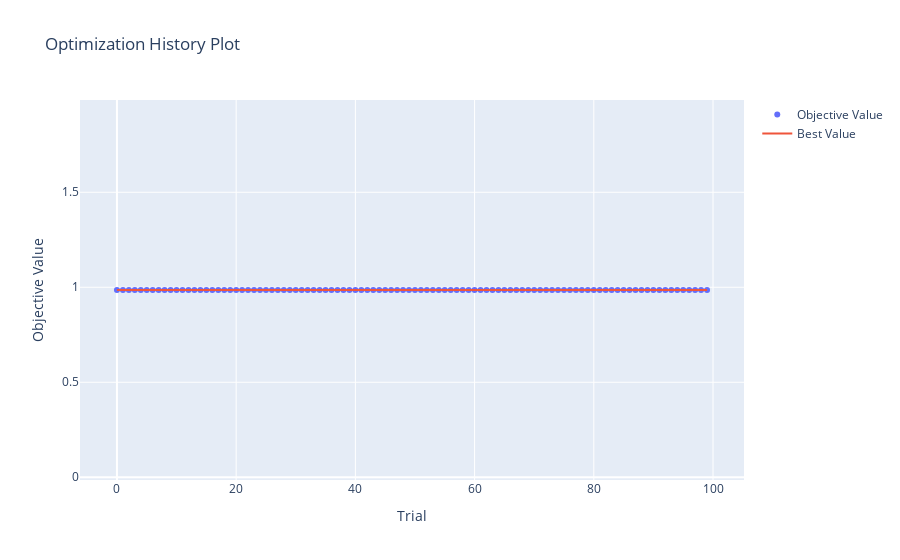
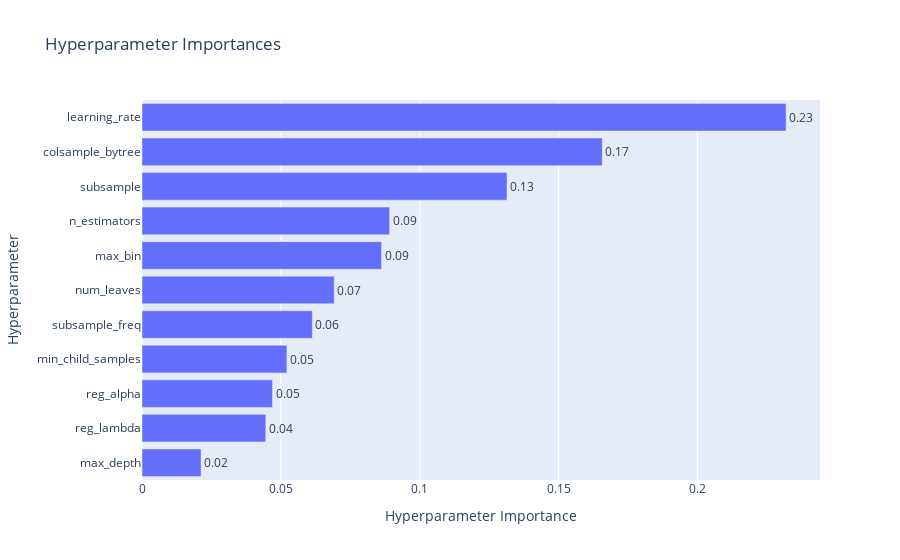
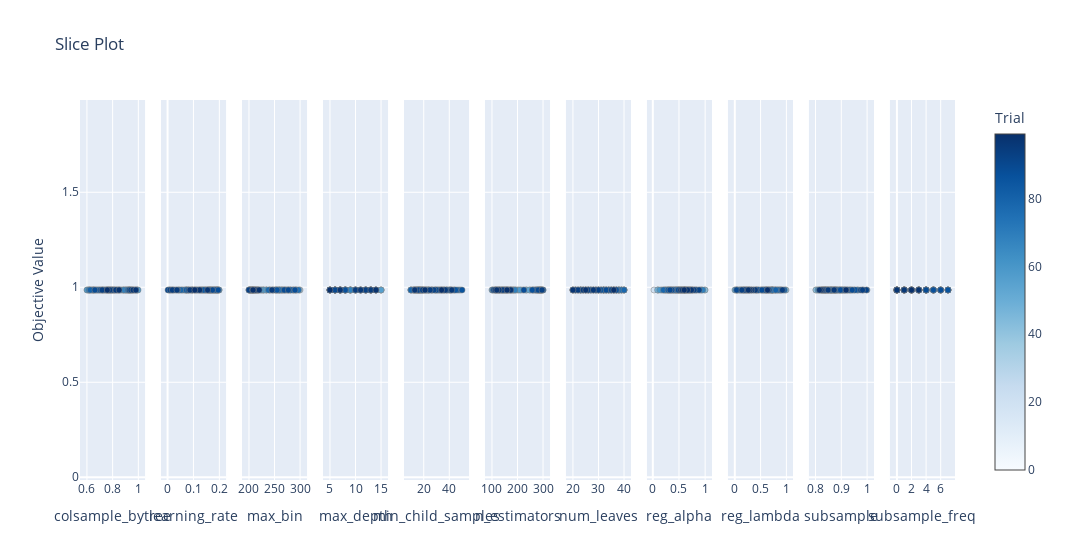

Here is the notebook cell these charts were saved with, in order:
### Code cell
import lightgbm as lgb

gkf = GroupKFold(n_splits=7)  # Since there are 7 players

# Define the objective function for Optuna
def objective(trial):
    # Hyperparameters to tune
    param = {
        'n_estimators': trial.suggest_int('n_estimators', 100, 300),
        'learning_rate': trial.suggest_float('learning_rate', 0.001, 0.2),
        'max_depth': trial.suggest_int('max_depth', 5, 15),
        'num_leaves': trial.suggest_int('num_leaves', 20, 40),
        'min_child_samples': trial.suggest_int('min_child_samples', 10, 50),
        'subsample': trial.suggest_float('subsample', 0.8, 1.0),
        'subsample_freq': trial.suggest_int('subsample_freq', 0, 7),
        'colsample_bytree': trial.suggest_float('colsample_bytree', 0.6, 1.0),
        'reg_alpha': trial.suggest_float('reg_alpha', 0.0, 1.0),
        'reg_lambda': trial.suggest_float('reg_lambda', 0.0, 1.0),
        'max_bin': trial.suggest_int('max_bin', 200, 300),
        'force_col_wise': True,
        'verbosity': -1
    }
    
    # Storage for fold accuracy
    accuracies = []
    
    for train_idx, test_idx in gkf.split(X, y, groups=subjects):
        print("Training on subjects:", subjects.iloc[train_idx].unique(), "Testing on subject:", subjects.iloc[test_idx].unique())

        X_train, X_test = X.iloc[train_idx], X.iloc[test_idx]
        y_train, y_test = y.iloc[train_idx], y.iloc[test_idx]
        
        # Create and train LightGBM model
        model = lgb.LGBMClassifier(**param)
        model.fit(X_train, y_train, eval_set=[(X_test, y_test)])
        
        # Predict on test data
        preds = model.predict(X_test)
        acc = accuracy_score(y_test, preds)
        accuracies.append(acc)
    
    # Calculate the average accuracy across all folds
    average_accuracy = np.mean(accuracies)
    return average_accuracy
sampler = optuna.samplers.TPESampler(seed=42)

# Create a study object and optimize the objective
study = optuna.create_study(direction='maximize',sampler=sampler)
study.optimize(objective, n_trials=100)  # Modify `n_trials` as per computation resource availability

# Print best parameters
print("Best trial:")
trial = study.best_trial
print(" Accuracy: ", trial.value)
print(" Params: ")
for key, value in trial.params.items():
    print(f"    {key}: {value}")

best_params = study.best_params
best_score = study.best_value

print("Best Hyperparameters:", best_params)
print("Best Score for Top 50,000:", best_score)

history_plot = vis.plot_optimization_history(study)
history_plot.show()

importance_plot = vis.plot_param_importances(study)
importance_plot.show()

slice_plot = vis.plot_slice(study)
slice_plot.show()
